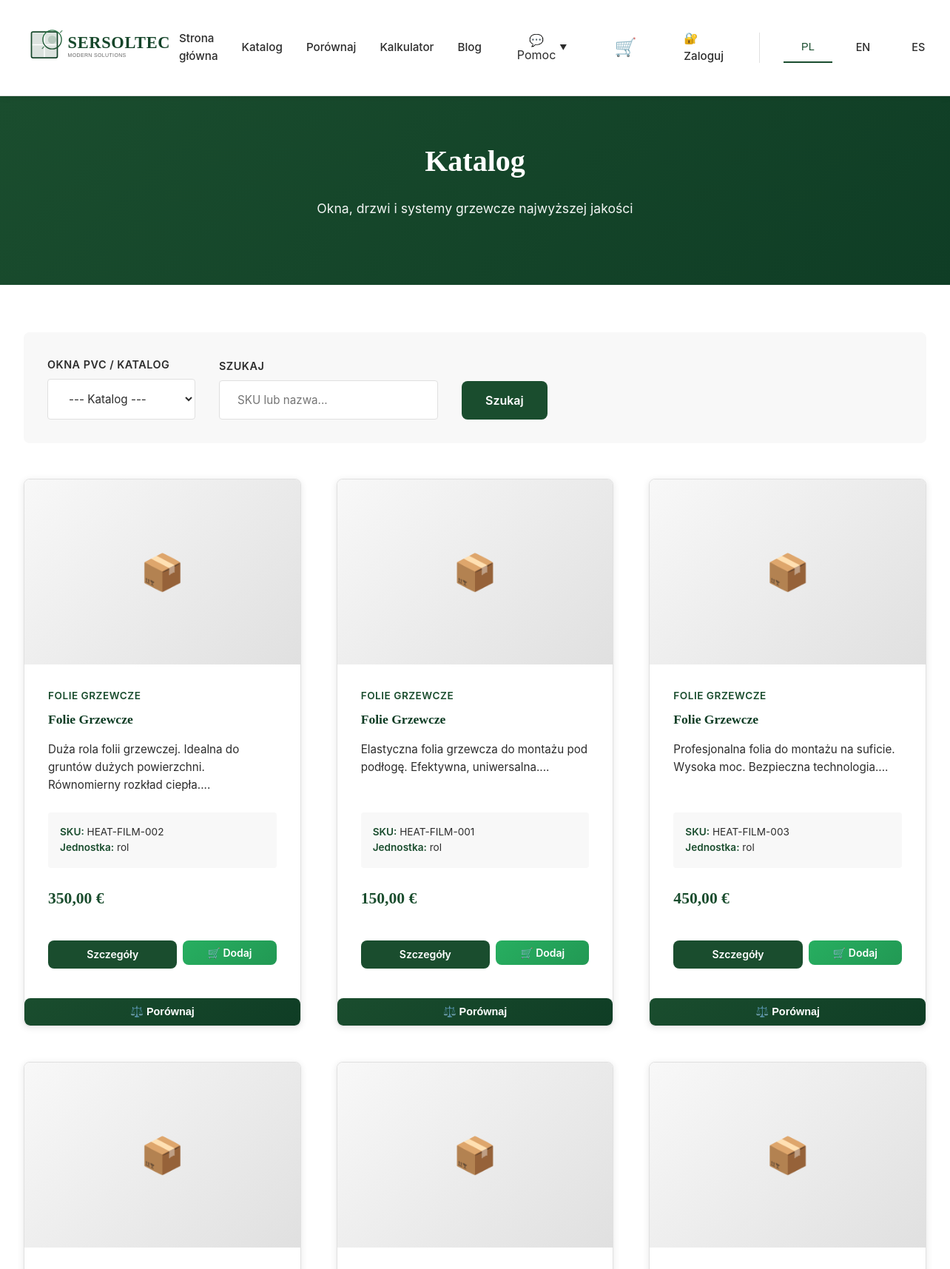
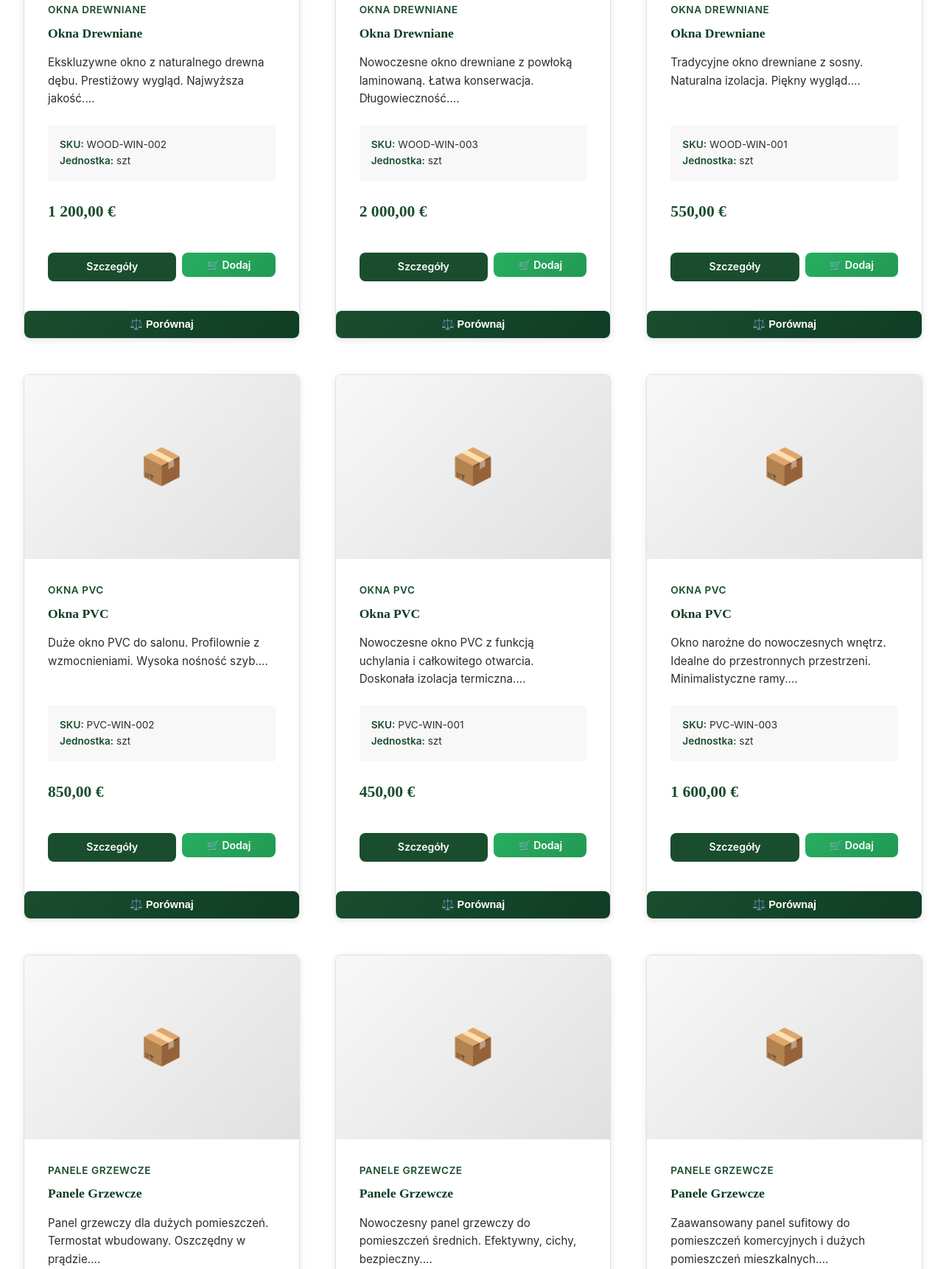
Screenshot of /pages/products.php (upper part) with the database file from the repository (2 pictures, top to bottom).
### tables this page shows
CREATE TABLE `products` (
  `id` int NOT NULL AUTO_INCREMENT,
  `category_id` int NOT NULL,
  `sku` varchar(100) NOT NULL,
  `name_pl` varchar(255) NOT NULL,
  `name_en` varchar(255) NOT NULL,
  `name_es` varchar(255) NOT NULL,
  `description_pl` text,
  `description_en` text,
  `description_es` text,
  `specifications` json DEFAULT NULL,
  `price_base` decimal(10,2) DEFAULT NULL,
  `price_min` decimal(10,2) DEFAULT NULL,
  `price_max` decimal(10,2) DEFAULT NULL,
  `unit` varchar(50) DEFAULT NULL,
  `image` varchar(255) DEFAULT NULL,
  `images` json DEFAULT NULL,
  `weight` decimal(10,3) DEFAULT NULL,
  `active` tinyint DEFAULT '1',
  `b2b_only` tinyint DEFAULT '0',
  `created_at` timestamp NULL DEFAULT CURRENT_TIMESTAMP,
  `updated_at` timestamp NULL DEFAULT CURRENT_TIMESTAMP ON UPDATE CURRENT_TIMESTAMP,
  PRIMARY KEY (`id`),
  UNIQUE KEY `sku` (`sku`),
  KEY `category_id` (`category_id`),
  KEY `active` (`active`),
  CONSTRAINT `products_ibfk_1` FOREIGN KEY (`category_id`) REFERENCES `categories` (`id`) ON DELETE CASCADE
);

CREATE TABLE `categories` (
  `id` int NOT NULL AUTO_INCREMENT,
  `slug` varchar(100) NOT NULL,
  `name_pl` varchar(255) NOT NULL,
  `name_en` varchar(255) NOT NULL,
  `name_es` varchar(255) NOT NULL,
  `description_pl` text,
  `description_en` text,
  `description_es` text,
  `icon` varchar(50) DEFAULT NULL,
  `order` int DEFAULT '0',
  `active` tinyint DEFAULT '1',
  `created_at` timestamp NULL DEFAULT CURRENT_TIMESTAMP,
  PRIMARY KEY (`id`),
  UNIQUE KEY `slug` (`slug`)
);

### config.php (called while the page is built, shortened)
<?php
if (!function_exists('safe_currency_symbol')) {
    function safe_currency_symbol(): string {
        return '€';
    }
}
function getCurrentLanguage() {
    return $_SESSION['language'] ?? 'pl';
}
function t($key, $lang = null) {
    global $translations;
    if ($lang === null) {
        $lang = getCurrentLanguage();
    }
    return $translations[$lang][$key] ?? $key;
}
if (!function_exists('formatPrice')) {
    function formatPrice($price) {
        return number_format($price, 2, ',', ' ') . ' ' . safe_currency_symbol();
    }
}

### pages/products.php (the view, shortened to what this page needs)
<?php
require_once '../config.php';
$current_lang = getCurrentLanguage();
$search_query = isset($_GET['search']) ? sanitize($_GET['search']) : '';
$query = "SELECT p.*, c.slug as category_slug, c.name_pl, c.name_en, c.name_es
          FROM products p
          JOIN categories c ON p.category_id = c.id
          WHERE p.active = 1";
$params = [];
$query .= " ORDER BY p.name_" . $current_lang . " ASC";
$stmt = $pdo->prepare($query);
$stmt->execute($params);
$products = $stmt->fetchAll();
$selected_cat_info = null;
?>
<!DOCTYPE html>
<html lang="<?php echo $current_lang; ?>">
<head>
    <link rel="stylesheet" href="../assets/css/styles.css">
    <link rel="stylesheet" href="../assets/css/responsive.css">
    <link rel="stylesheet" href="../assets/css/chatbot-widget.css">
    <link rel="stylesheet" href="https://cdnjs.cloudflare.com/ajax/libs/font-awesome/4.7.0/css/font-awesome.min.css">
</head>
<body>
<?php include '../includes/header.php'; ?>
<section class="page-header" style="background: linear-gradient(135deg, var(--color-primary) 0%, var(--color-primary-dark) 100%); color: white; padding: 4rem 1rem; text-align: center;">
    <div class="container">
        <h1><?php echo t('nav_products'); ?></h1>
        <p><?php
            if ($selected_cat_info) {
                echo htmlspecialchars($selected_cat_info['name_' . $current_lang]);
            } else {
                echo t('hero_subtitle');
            }
        ?></p>
    </div>
</section>
<section class="products-section">
    <div class="container">
        <div class="filters">
            <form method="get" class="filters-form">
                <div class="filter-group" style="flex: 1; min-width: 200px;">
                    <label class="filter-label"><?php echo t('cat_pvc_windows'); ?> / <?php echo t('nav_products'); ?></label>
                    <select name="category" class="filter-select" onchange="this.form.submit()">
                        <option value="">--- <?php echo t('nav_products'); ?> ---</option>
                    </select>
                </div>
                <div class="filter-group" style="flex: 2; min-width: 250px;">
                    <label class="filter-label"><?php echo t('product_search_label'); ?></label>
                    <input type="text" name="search" class="filter-input" placeholder="<?php echo t('product_search_placeholder'); ?>"
                           value="<?php echo htmlspecialchars($search_query); ?>">
                </div>
                <div class="filter-group">
                    <button type="submit" class="btn btn-primary" style="margin-top: 1.75rem;">
                        <?php echo t('product_search_label'); ?>
                    </button>
                </div>
            </form>
        </div>
        <?php if ($products): ?>
            <div class="products-grid">
                <?php foreach ($products as $product): ?>
                    <div class="product-card">
                        <div class="product-image">
                            <?php if ($product['image']): ?>
                                <img src="../assets/images/products/<?php echo htmlspecialchars($product['image']); ?>"
                                     alt="<?php echo htmlspecialchars($product['name_' . $current_lang]); ?>">
                            <?php else: ?>
                                <span>📦</span>
                            <?php endif; ?>
                        </div>
                        <div class="product-info">
                            <div class="product-category">
                                <?php echo htmlspecialchars($product['name_' . $current_lang]); ?>
                            </div>
                            <h3 class="product-name">
                                <?php echo htmlspecialchars(substr($product['name_' . $current_lang], 0, 50)); ?>
                            </h3>
                            <p class="product-desc">
                                <?php echo htmlspecialchars(substr($product['description_' . $current_lang], 0, 100)); ?>...
                            </p>
                            <div class="product-specs">
                                <strong>SKU:</strong> <?php echo htmlspecialchars($product['sku']); ?><br>
                                <strong><?php echo t('product_unit'); ?>:</strong> <?php echo htmlspecialchars($product['unit'] ?? t('product_unit_default')); ?>
                            </div>
                            <?php if ($product['price_base']): ?>
                                <div class="product-price">
                                    <?php echo formatPrice($product['price_base']); ?>
                                </div>
                            <?php else: ?>
                                <div class="product-price" style="color: var(--color-text); font-size: 0.9rem;">
                                    <?php echo t('product_contact_for_price'); ?>
                                </div>
                            <?php endif; ?>
                            <div class="product-actions">
                                <a href="product-detail.php?id=<?php echo $product['id']; ?>" class="btn btn-primary btn-sm">
                                    <?php echo t('product_details'); ?>
                                </a>
                                <?php if ($product['price_base']): ?>
                                    <form method="POST" action="../cart.php" style="display: inline; flex: 1;">
                                        <button type="submit" class="btn btn-success btn-sm" style="width: 100%;">
                                            🛒 <?php echo t('product_add'); ?>
                                        </button>
                                    </form>
                                <?php else: ?>
                                    <a href="contact.php?product_id=<?php echo $product['id']; ?>" class="btn btn-outline btn-sm">
                                        <?php echo t('product_inquire_btn'); ?>
                                    </a>
                                <?php endif; ?>
                            </div>
                        </div>
                        <button
                            class="btn-compare-list"
                            onclick="addToComparisonList(<?php echo $product['id']; ?>, this)"
                            style="
                                display: inline-flex;
                                align-items: center;
                                justify-content: center;
                                gap: 6px;
                                background: linear-gradient(135deg, var(--color-primary) 0%, var(--color-primary-dark) 100%);
                                color: var(--color-white);
                                border: none;
                                padding: 10px 16px;
                                border-radius: var(--radius-md);
                                font-size: 0.9rem;
                                font-weight: 600;
                                cursor: pointer;
                                transition: all var(--transition-normal);
                                width: 100%;
                                margin-top: 8px;
                            ">
                            ⚖️ Porównaj
                        </button>
                    </div>
                <?php endforeach; ?>
            </div>
        <?php else: ?>
            <div style="text-align: center; padding: 3rem; background: var(--color-light-gray); border-radius: 8px;">
                <p><?php echo t('no_products'); ?></p>
            </div>
        <?php endif; ?>
    </div>
</section>
<?php include '../includes/footer.php'; ?>
</body>
</html>

### assets/css/responsive.css (style rules this page uses)
.page-header { padding: var(--spacing-xl) var(--spacing-lg); text-align: center; }
.page-header h1 { color: var(--color-white); margin-bottom: var(--spacing-md); }
.page-header p { color: rgba(255, 255, 255, 0.95); font-size: 1.1rem; }
.products-section { padding: var(--spacing-xxl) var(--spacing-lg); }
.filters-form { display: flex; gap: var(--spacing-lg); flex-wrap: wrap; align-items: flex-end; }

### pages/products.php (style rules this page uses)
.btn-success { background: linear-gradient(135deg, #27ae60 0%, #229954 100%); color: white; border: none; }
.product-actions { display: flex; gap: 8px; margin-top: 15px; }
.product-actions .btn { flex: 1; }
.product-actions form { flex: 1; }
.product-card { position: relative; background: white; border-radius: 8px; overflow: hidden; box-shadow: 0 2px 10px rgba(0,0,0,0.1); }

### rows the page displays
products: category.name_pl "FOLIE GRZEWCZE", category.name_pl "Folie Grzewcze", description_pl "Duża rola folii grzewczej. Idealna do gruntów dużych powierzchni. Równomierny rozkład ciepła.", sku "HEAT-FILM-002", unit "rol", price_base "350,00 €"
products: category.name_pl "FOLIE GRZEWCZE", category.name_pl "Folie Grzewcze", description_pl "Elastyczna folia grzewcza do montażu pod podłogę. Efektywna, uniwersalna.", sku "HEAT-FILM-001", unit "rol", price_base "150,00 €"
products: category.name_pl "FOLIE GRZEWCZE", category.name_pl "Folie Grzewcze", description_pl "Profesjonalna folia do montażu na suficie. Wysoka moc. Bezpieczna technologia.", sku "HEAT-FILM-003", unit "rol", price_base "450,00 €"
products: category.name_pl "OKNA DREWNIANE", category.name_pl "Okna Drewniane", description_pl "Ekskluzywne okno z naturalnego drewna dębu. Prestiżowy wygląd. Najwyższa jakość.", sku "WOOD-WIN-002", unit "szt", price_base "1 200,00 €"
products: category.name_pl "OKNA DREWNIANE", category.name_pl "Okna Drewniane", description_pl "Nowoczesne okno drewniane z powłoką laminowaną. Łatwa konserwacja. Długowieczność.", sku "WOOD-WIN-003", unit "szt", price_base "2 000,00 €"
products: category.name_pl "OKNA DREWNIANE", category.name_pl "Okna Drewniane", description_pl "Tradycyjne okno drewniane z sosny. Naturalna izolacja. Piękny wygląd.", sku "WOOD-WIN-001", unit "szt", price_base "550,00 €"
products: category.name_pl "OKNA PVC", category.name_pl "Okna PVC", description_pl "Duże okno PVC do salonu. Profilownie z wzmocnieniami. Wysoka nośność szyb.", sku "PVC-WIN-002", unit "szt", price_base "850,00 €"
products: category.name_pl "OKNA PVC", category.name_pl "Okna PVC", description_pl "Nowoczesne okno PVC z funkcją uchylania i całkowitego otwarcia. Doskonała izolacja termiczna.", sku "PVC-WIN-001", unit "szt", price_base "450,00 €"
products: category.name_pl "OKNA PVC", category.name_pl "Okna PVC", description_pl "Okno narożne do nowoczesnych wnętrz. Idealne do przestronnych przestrzeni. Minimalistyczne ramy.", sku "PVC-WIN-003", unit "szt", price_base "1 600,00 €"
products: category.name_pl "PANELE GRZEWCZE", category.name_pl "Panele Grzewcze", description_pl "Panel grzewczy dla dużych pomieszczeń. Termostat wbudowany. Oszczędny w prądzie."
products: category.name_pl "PANELE GRZEWCZE", category.name_pl "Panele Grzewcze", description_pl "Nowoczesny panel grzewczy do pomieszczeń średnich. Efektywny, cichy, bezpieczny."
products: category.name_pl "PANELE GRZEWCZE", category.name_pl "Panele Grzewcze", description_pl "Zaawansowany panel sufitowy do pomieszczeń komercyjnych i dużych pomieszczeń mieszkalnych."

### other values shown
t('nav_home') "Strona główna"
t('nav_products') "Katalog"
t('nav_calculator') "Kalkulator"
t('nav_help') "Pomoc"
$lang_code "PL"
$lang_code "EN"
$lang_code "ES"
t('hero_subtitle') "Okna, drzwi i systemy grzewcze najwyższej jakości"
t('cat_pvc_windows') "OKNA PVC"
t('nav_products') "KATALOG"
t('product_search_label') "SZUKAJ"
t('product_search_label') "Szukaj"
